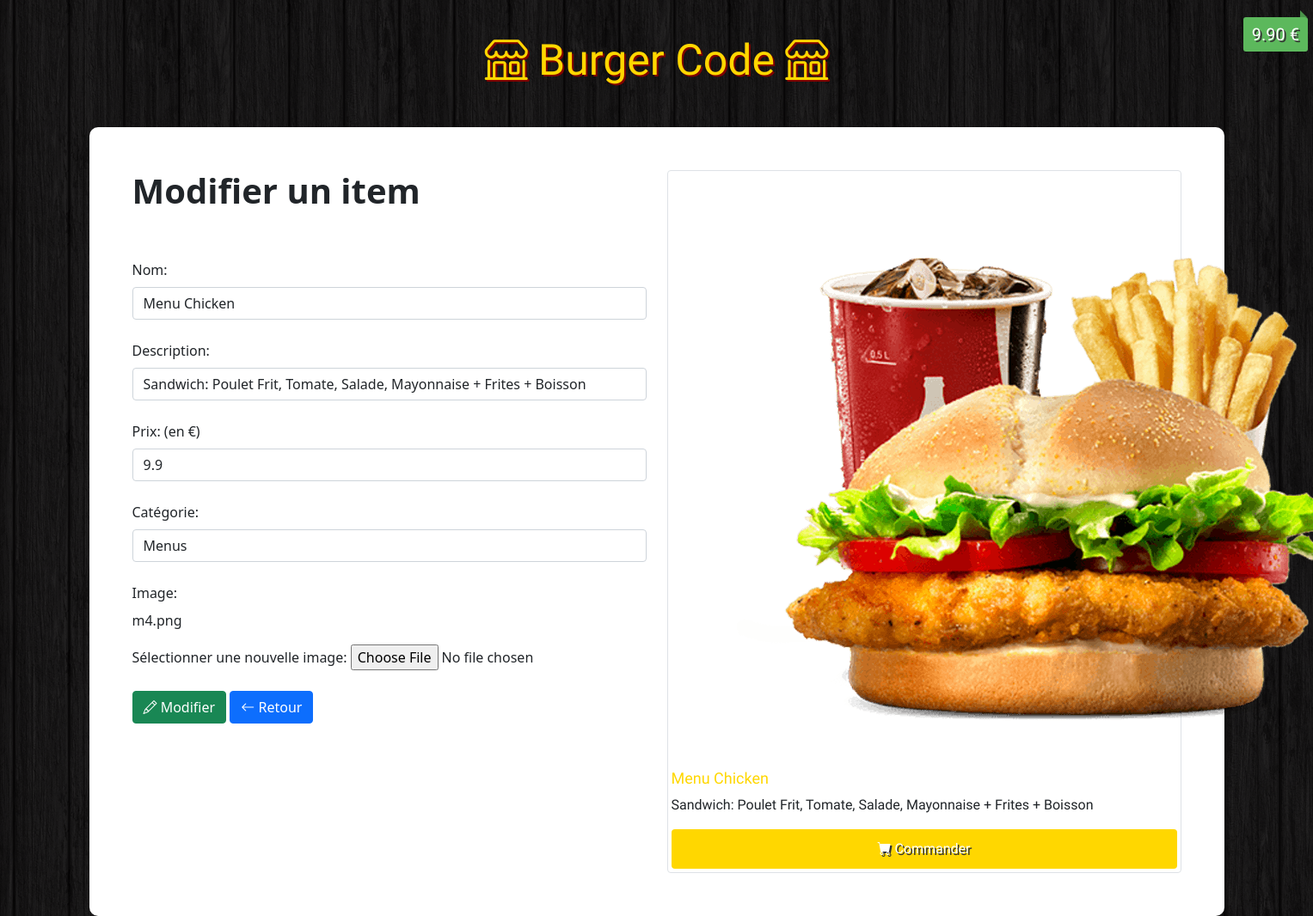
The app's page /admin/update.php?id=4 with its own data.
### tables this page shows
CREATE TABLE `items` (
  `id` int(11) NOT NULL,
  `name` varchar(100) NOT NULL,
  `description` varchar(255) NOT NULL,
  `price` float NOT NULL,
  `image` varchar(255) NOT NULL,
  `category` int(11) NOT NULL
);

### admin/update.php (the view, shortened to what this page needs)
<?php
    if (!empty($_GET['id'])) {
        $id = checkInput($_GET['id']);
    }
    $nameError = $descriptionError = $priceError = $categoryError = $imageError = $name = $description = $price = $category = $image = "";
    if (!empty($_POST)) {
        $name               = checkInput($_POST['name']);
        $description        = checkInput($_POST['description']);
        $price              = checkInput($_POST['price']);
        $category           = checkInput($_POST['category']);
        $image              = checkInput($_FILES["image"]["name"]);
        $imagePath          = '../images/'. basename($image);
        $imageExtension     = pathinfo($imagePath,PATHINFO_EXTENSION);
        $isSuccess          = true;
        if (empty($name)) {
            $nameError = 'Ce champ ne peut pas être vide';
            $isSuccess = false;
        }
        if (empty($description)) {
            $descriptionError = 'Ce champ ne peut pas être vide';
            $isSuccess = false;
        }
        if (empty($price)) {
            $priceError = 'Ce champ ne peut pas être vide';
            $isSuccess = false;
        }
        if (empty($category)) {
            $categoryError = 'Ce champ ne peut pas être vide';
            $isSuccess = false;
        }
        if (empty($image)) {
            $isImageUpdated = false;
        } else {
            $isImageUpdated = true;
            $isUploadSuccess =true;
            if ($imageExtension != "jpg" && $imageExtension != "png" && $imageExtension != "jpeg" && $imageExtension != "gif" ) {
                $imageError = "Les fichiers autorises sont: .jpg, .jpeg, .png, .gif";
                $isUploadSuccess = false;
            }
            if (file_exists($imagePath)) {
                $imageError = "Le fichier existe deja";
                $isUploadSuccess = false;
            }
            if ($_FILES["image"]["size"] > 500000) {
                $imageError = "Le fichier ne doit pas depasser les 500KB";
                $isUploadSuccess = false;
            }
            if ($isUploadSuccess) {
                if (!move_uploaded_file($_FILES["image"]["tmp_name"], $imagePath)) {
                    $imageError = "Il y a eu une erreur lors de l'upload";
                    $isUploadSuccess = false;
                }
            }
        }
        if (($isSuccess && $isImageUpdated && $isUploadSuccess) || ($isSuccess && !$isImageUpdated)) {
            $db = Database::connect();
            if ($isImageUpdated) {
                $statement = $db->prepare("UPDATE items  set name = ?, description = ?, price = ?, category = ?, image = ? WHERE id = ?");
                $statement->execute(array($name,$description,$price,$category,$image,$id));
            } else {
                $statement = $db->prepare("UPDATE items  set name = ?, description = ?, price = ?, category = ? WHERE id = ?");
                $statement->execute(array($name,$description,$price,$category,$id));
            }
            Database::disconnect();
            header("Location: index.php");
        } else if ($isImageUpdated && !$isUploadSuccess) {
            $db = Database::connect();
            $statement = $db->prepare("SELECT * FROM items where id = ?");
            $statement->execute(array($id));
            $item = $statement->fetch();
            $image          = $item['image'];
            Database::disconnect();
        }
    } else {
        $db = Database::connect();
        $statement = $db->prepare("SELECT * FROM items where id = ?");
        $statement->execute(array($id));
        $item = $statement->fetch();
        $name           = $item['name'];
        $description    = $item['description'];
        $price          = $item['price'];
        $category       = $item['category'];
        $image          = $item['image'];
    }
    function checkInput($data) {
      $data = trim($data);
      $data = stripslashes($data);
      $data = htmlspecialchars($data);
      return $data;
    }
?>
<!DOCTYPE html>
<html>
    <head>
        <link href="https://cdn.jsdelivr.net/npm/bootstrap@5.1.1/dist/css/bootstrap.min.css" rel="stylesheet">
        <link rel="stylesheet" href="https://cdn.jsdelivr.net/npm/bootstrap-icons@1.5.0/font/bootstrap-icons.css">
        <link rel="stylesheet" href="../css/style.css">
    </head>
    <body>
        <h1 class="text-logo"><span class="bi-shop"></span> Burger Code <span class="bi-shop"></span></h1>
        <div class="container admin">
            <div class="row">
                <div class="col-md-6">
                    <h1><strong>Modifier un item</strong></h1>
                    <br>
                    <form class="form" action="<?php echo 'update.php?id='.$id;?>" role="form" method="post" enctype="multipart/form-data">
                        <br>
                        <div>
                            <label class="form-label" for="name">Nom:</label>
                            <input type="text" class="form-control" id="name" name="name" placeholder="Nom" value="<?php echo $name;?>">
                        </div>
                        <br>
                        <div>
                            <label class="form-label" for="description">Description:</label>
                            <input type="text" class="form-control" id="description" name="description" placeholder="Description" value="<?php echo $description;?>">
                        </div>
                        <br>
                        <div>
                        <label class="form-label" for="price">Prix: (en €)</label>
                            <input type="number" step="0.01" class="form-control" id="price" name="price" placeholder="Prix" value="<?php echo $price;?>">
                        </div>
                        <br>
                        <div>
                            <label class="form-label" for="category">Catégorie:</label>
                            <select class="form-control" id="category" name="category">
                            <?php
                               $db = Database::connect();
                               foreach ($db->query('SELECT * FROM categories') as $row)
                               {
                                    if($row['id'] == $category)
                                        echo '<option selected="selected" value="'. $row['id'] .'">'. $row['name'] . '</option>';
                                    else
                                        echo '<option value="'. $row['id'] .'">'. $row['name'] . '</option>';;
                               }
                            ?>
                            </select>
                        </div>
                        <br>
                        <div>
                            <label class="form-label" for="image">Image:</label>
                            <p><?php echo $image;?></p>
                            <label for="image">Sélectionner une nouvelle image:</label>
                            <input type="file" id="image" name="image">
                        </div>
                        <br>
                        <div class="form-actions">
                            <button type="submit" class="btn btn-success"><span class="bi-pencil"></span> Modifier</button>
                            <a class="btn btn-primary" href="index.php"><span class="bi-arrow-left"></span> Retour</a>
                       </div>
                    </form>
                </div>
                <div class="col-md-6 site">
                    <div class="img-thumbnail">
                        <img src="<?php echo '../images/'.$image;?>" alt="...">
                        <div class="price"><?php echo number_format((float)$price, 2, '.', ''). ' €';?></div>
                          <div class="caption">
                            <h4><?php echo $name;?></h4>
                            <p><?php echo $description;?></p>
                            <a href="#" class="btn btn-order" role="button"><span class="bi-cart-fill"></span> Commander</a>
                          </div>
                    </div>
                </div>
            </div>
        </div>
    </body>
</html>

### css/style.css (style rules this page uses)
body { background: url(../images/bg.png); }
.site { font-family: 'holtwood One SC' , sans-serif; }
.text-logo { font-family: 'holtwood One SC' , sans-serif; color: #FFD700; text-shadow: 2px 2px #800000; font-size: 50px; padding: 40px 0px; text-align: center; }
.price { background: #5cb85c; box-shadow: 0 1px rgba(0, 0, 0, 0.2); -moz-box-shadow: 0 1px rgba(0, 0, 0, 0.2); -webkit-box-shadow: 0 1px rgba(0, 0, 0, 0.2); color: #fff; text-shadow: 2px 2px #333; position: absolute; right: 6px; top: 20px; padding: 5px 10px; font-size: 20px; border-radius: 3px; }
.price::before { border: 4px solid transparent; border-bottom: 4px solid #4a934a; border-left: 4px solid #4a934a; content: ""; position: absolute; right: 1px; top: -8px; }
.caption > h4 { color: #FFD700; font-size: 18px; }
.btn-order { width: 100%; padding: 10px; font-size: 16px; color: #fff; background-color: #FFD700; text-decoration: none; text-shadow: 2px 2px #333; }
.admin { background: #fff; padding: 50px; border-radius: 10px; }

### records on screen
items: name "Menu Chicken", description "Sandwich: Poulet Frit, Tomate, Salade, Mayonnaise + Frites + Boisson", price "9.9", image "m4.png", image (picture), price "9.90"

### other values on screen
form field category "Menus"
